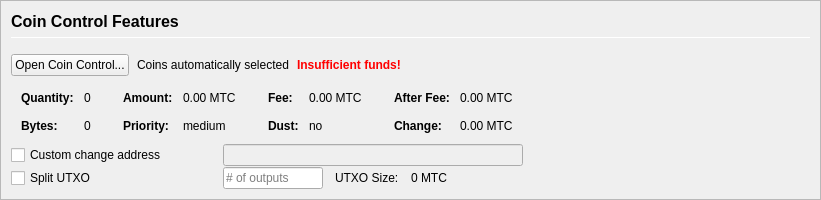
         <widget class="QFrame" name="frameCoinControl">
          <property name="sizePolicy">
           <sizepolicy hsizetype="Expanding" vsizetype="Expanding">
            <horstretch>0</horstretch>
            <verstretch>0</verstretch>
           </sizepolicy>
          </property>
          <property name="maximumSize">
           <size>
            <width>16777215</width>
            <height>16777215</height>
           </size>
          </property>
          <property name="frameShape">
           <enum>QFrame::StyledPanel</enum>
          </property>
          <property name="frameShadow">
           <enum>QFrame::Sunken</enum>
          </property>
          <layout class="QVBoxLayout" name="verticalLayoutCoinControl2">
           <property name="spacing">
            <number>0</number>
           </property>
           <property name="leftMargin">
            <number>0</number>
           </property>
           <property name="topMargin">
            <number>0</number>
           </property>
           <property name="rightMargin">
            <number>0</number>
           </property>
           <property name="bottomMargin">
            <number>0</number>
           </property>
           <item>
            <widget class="QFrame" name="frameCoinControl_BG">
             <layout class="QVBoxLayout" name="verticalLayoutCoinControl" stretch="0,0,0,0,0,0">
              <property name="spacing">
               <number>1</number>
              </property>
              <property name="leftMargin">
               <number>10</number>
              </property>
              <property name="topMargin">
               <number>10</number>
              </property>
              <item>
               <layout class="QHBoxLayout" name="horizontalLayoutCoinControl1">
                <property name="bottomMargin">
                 <number>15</number>
                </property>
                <item>
                 <layout class="QVBoxLayout" name="verticalLayout_3">
                  <property name="spacing">
                   <number>6</number>
                  </property>
                  <item>
                   <widget class="QLabel" name="labelCoinControlFeatures">
                    <property name="sizePolicy">
                     <sizepolicy hsizetype="Preferred" vsizetype="Maximum">
                      <horstretch>0</horstretch>
                      <verstretch>0</verstretch>
                     </sizepolicy>
                    </property>
                    <property name="minimumSize">
                     <size>
                      <width>0</width>
                      <height>20</height>
                     </size>
                    </property>
                    <property name="font">
                     <font>
                      <pointsize>12</pointsize>
                      <weight>75</weight>
                      <bold>true</bold>
                     </font>
                    </property>
                    <property name="styleSheet">
                     <string notr="true">font-weight:bold;</string>
                    </property>
                    <property name="text">
                     <string>Coin Control Features</string>
                    </property>
                   </widget>
                  </item>
                  <item>
                   <widget class="Line" name="line">
                    <property name="minimumSize">
                     <size>
                      <width>0</width>
                      <height>1</height>
                     </size>
                    </property>
                    <property name="maximumSize">
                     <size>
                      <width>16777215</width>
                      <height>1</height>
                     </size>
                    </property>
                    <property name="orientation">
                     <enum>Qt::Horizontal</enum>
                    </property>
                   </widget>
                  </item>
                 </layout>
                </item>
               </layout>
              </item>
              <item>
               <layout class="QHBoxLayout" name="horizontalLayoutCoinControl2" stretch="0,0,0,0">
                <property name="spacing">
                 <number>8</number>
                </property>
                <property name="bottomMargin">
                 <number>10</number>
                </property>
                <item>
                 <widget class="QPushButton" name="pushButtonCoinControl">
                  <property name="styleSheet">
                   <string notr="true"/>
                  </property>
                  <property name="text">
                   <string>Open Coin Control...</string>
                  </property>
                  <property name="autoDefault">
                   <bool>false</bool>
                  </property>
                 </widget>
                </item>
                <item>
                 <widget class="QLabel" name="labelCoinControlAutomaticallySelected">
                  <property name="text">
                   <string>Coins automatically selected</string>
                  </property>
                  <property name="margin">
                   <number>5</number>
                  </property>
                 </widget>
                </item>
                <item>
                 <widget class="QLabel" name="labelCoinControlInsuffFunds">
                  <property name="font">
                   <font>
                    <weight>75</weight>
                    <bold>true</bold>
                   </font>
                  </property>
                  <property name="styleSheet">
                   <string notr="true">color:red;font-weight:bold;</string>
                  </property>
                  <property name="text">
                   <string>Insufficient funds!</string>
                  </property>
                  <property name="margin">
                   <number>5</number>
                  </property>
                 </widget>
                </item>
                <item>
                 <spacer name="horizontalSpacerCoinControl">
                  <property name="orientation">
                   <enum>Qt::Horizontal</enum>
                  </property>
                  <property name="sizeHint" stdset="0">
                   <size>
                    <width>40</width>
                    <height>1</height>
                   </size>
                  </property>
                 </spacer>
                </item>
               </layout>
              </item>
              <item>
               <widget class="QWidget" name="widgetCoinControl" native="true">
                <property name="sizePolicy">
                 <sizepolicy hsizetype="Preferred" vsizetype="Preferred">
                  <horstretch>0</horstretch>
                  <verstretch>0</verstretch>
                 </sizepolicy>
                </property>
                <property name="minimumSize">
                 <size>
                  <width>0</width>
                  <height>0</height>
                 </size>
                </property>
                <property name="styleSheet">
                 <string notr="true"/>
                </property>
                <layout class="QHBoxLayout" name="horizontalLayoutCoinControl5">
                 <property name="leftMargin">
                  <number>0</number>
                 </property>
                 <property name="topMargin">
                  <number>0</number>
                 </property>
                 <property name="rightMargin">
                  <number>0</number>
                 </property>
                 <property name="bottomMargin">
                  <number>0</number>
                 </property>
                 <item>
                  <layout class="QHBoxLayout" name="horizontalLayoutCoinControl3" stretch="0,0,0,1">
                   <property name="spacing">
                    <number>20</number>
                   </property>
                   <property name="topMargin">
                    <number>0</number>
                   </property>
                   <property name="bottomMargin">
                    <number>10</number>
                   </property>
                   <item>
                    <layout class="QFormLayout" name="formLayoutCoinControl1">
                     <property name="horizontalSpacing">
                      <number>10</number>
                     </property>
                     <property name="verticalSpacing">
                      <number>14</number>
                     </property>
                     <property name="leftMargin">
                      <number>10</number>
                     </property>
                     <property name="topMargin">
                      <number>4</number>
                     </property>
                     <property name="rightMargin">
                      <number>6</number>
                     </property>
                     <item row="0" column="0">
                      <widget class="QLabel" name="labelCoinControlQuantityText">
                       <property name="font">
                        <font>
                         <weight>75</weight>
                         <bold>true</bold>
                        </font>
                       </property>
                       <property name="text">
                        <string>Quantity:</string>
                       </property>
                       <property name="margin">
                        <number>0</number>
                       </property>
                      </widget>
                     </item>
                     <item row="0" column="1">
                      <widget class="QLabel" name="labelCoinControlQuantity">
                       <property name="cursor">
                        <cursorShape>IBeamCursor</cursorShape>
                       </property>
                       <property name="contextMenuPolicy">
                        <enum>Qt::ActionsContextMenu</enum>
                       </property>
                       <property name="text">
                        <string notr="true">0</string>
                       </property>
                       <property name="margin">
                        <number>0</number>
                       </property>
                       <property name="textInteractionFlags">
                        <set>Qt::LinksAccessibleByMouse|Qt::TextSelectableByKeyboard|Qt::TextSelectableByMouse</set>
                       </property>
                      </widget>
                     </item>
                     <item row="1" column="0">
                      <widget class="QLabel" name="labelCoinControlBytesText">
                       <property name="font">
                        <font>
                         <weight>75</weight>
                         <bold>true</bold>
                        </font>
                       </property>
                       <property name="text">
                        <string>Bytes:</string>
                       </property>
                      </widget>
                     </item>
                     <item row="1" column="1">
                      <widget class="QLabel" name="labelCoinControlBytes">
                       <property name="cursor">
                        <cursorShape>IBeamCursor</cursorShape>
                       </property>
                       <property name="contextMenuPolicy">
                        <enum>Qt::ActionsContextMenu</enum>
                       </property>
                       <property name="text">
                        <string notr="true">0</string>
                       </property>
                       <property name="textInteractionFlags">
                        <set>Qt::LinksAccessibleByMouse|Qt::TextSelectableByKeyboard|Qt::TextSelectableByMouse</set>
                       </property>
                      </widget>
                     </item>
                    </layout>
                   </item>
                   <item>
                    <layout class="QFormLayout" name="formLayoutCoinControl2">
                     <property name="horizontalSpacing">
                      <number>10</number>
                     </property>
                     <property name="verticalSpacing">
                      <number>14</number>
                     </property>
                     <property name="leftMargin">
                      <number>6</number>
                     </property>
                     <property name="topMargin">
                      <number>4</number>
                     </property>
                     <property name="rightMargin">
                      <number>6</number>
                     </property>
                     <item row="0" column="0">
                      <widget class="QLabel" name="labelCoinControlAmountText">
                       <property name="font">
                        <font>
                         <weight>75</weight>
                         <bold>true</bold>
                        </font>
                       </property>
                       <property name="text">
                        <string>Amount:</string>
                       </property>
                       <property name="margin">
                        <number>0</number>
                       </property>
                      </widget>
                     </item>
                     <item row="0" column="1">
                      <widget class="QLabel" name="labelCoinControlAmount">
                       <property name="cursor">
                        <cursorShape>IBeamCursor</cursorShape>
                       </property>
                       <property name="contextMenuPolicy">
                        <enum>Qt::ActionsContextMenu</enum>
                       </property>
                       <property name="text">
                        <string notr="true">0.00 MTC</string>
                       </property>
                       <property name="textInteractionFlags">
                        <set>Qt::LinksAccessibleByMouse|Qt::TextSelectableByKeyboard|Qt::TextSelectableByMouse</set>
                       </property>
                      </widget>
                     </item>
                     <item row="1" column="0">
                      <widget class="QLabel" name="labelCoinControlPriorityText">
                       <property name="font">
                        <font>
                         <weight>75</weight>
                         <bold>true</bold>
                        </font>
                       </property>
                       <property name="text">
                        <string>Priority:</string>
                       </property>
                      </widget>
                     </item>
                     <item row="1" column="1">
                      <widget class="QLabel" name="labelCoinControlPriority">
                       <property name="cursor">
                        <cursorShape>IBeamCursor</cursorShape>
                       </property>
                       <property name="contextMenuPolicy">
                        <enum>Qt::ActionsContextMenu</enum>
                       </property>
                       <property name="text">
                        <string>medium</string>
                       </property>
                       <property name="textInteractionFlags">
                        <set>Qt::LinksAccessibleByMouse|Qt::TextSelectableByKeyboard|Qt::TextSelectableByMouse</set>
                       </property>
                      </widget>
                     </item>
                    </layout>
                   </item>
                   <item>
                    <layout class="QFormLayout" name="formLayoutCoinControl3">
                     <property name="horizontalSpacing">
                      <number>10</number>
                     </property>
                     <property name="verticalSpacing">
                      <number>14</number>
                     </property>
                     <property name="leftMargin">
                      <number>6</number>
                     </property>
                     <property name="topMargin">
                      <number>4</number>
                     </property>
                     <property name="rightMargin">
                      <number>6</number>
                     </property>
                     <item row="0" column="0">
                      <widget class="QLabel" name="labelCoinControlFeeText">
                       <property name="font">
                        <font>
                         <weight>75</weight>
                         <bold>true</bold>
                        </font>
                       </property>
                       <property name="text">
                        <string>Fee:</string>
                       </property>
                       <property name="margin">
                        <number>0</number>
                       </property>
                      </widget>
                     </item>
                     <item row="0" column="1">
                      <widget class="QLabel" name="labelCoinControlFee">
                       <property name="cursor">
                        <cursorShape>IBeamCursor</cursorShape>
                       </property>
                       <property name="contextMenuPolicy">
                        <enum>Qt::ActionsContextMenu</enum>
                       </property>
                       <property name="text">
                        <string notr="true">0.00 MTC</string>
                       </property>
                       <property name="textInteractionFlags">
                        <set>Qt::LinksAccessibleByMouse|Qt::TextSelectableByKeyboard|Qt::TextSelectableByMouse</set>
                       </property>
                      </widget>
                     </item>
                     <item row="1" column="0">
                      <widget class="QLabel" name="labelCoinControlLowOutputText">
                       <property name="font">
                        <font>
                         <weight>75</weight>
                         <bold>true</bold>
                        </font>
                       </property>
                       <property name="text">
                        <string>Dust:</string>
                       </property>
                      </widget>
                     </item>
                     <item row="1" column="1">
                      <widget class="QLabel" name="labelCoinControlLowOutput">
                       <property name="cursor">
                        <cursorShape>IBeamCursor</cursorShape>
                       </property>
                       <property name="contextMenuPolicy">
                        <enum>Qt::ActionsContextMenu</enum>
                       </property>
                       <property name="text">
                        <string>no</string>
                       </property>
                       <property name="textInteractionFlags">
                        <set>Qt::LinksAccessibleByMouse|Qt::TextSelectableByKeyboard|Qt::TextSelectableByMouse</set>
                       </property>
                      </widget>
                     </item>
                    </layout>
                   </item>
                   <item>
                    <layout class="QFormLayout" name="formLayoutCoinControl4">
                     <property name="horizontalSpacing">
                      <number>10</number>
                     </property>
                     <property name="verticalSpacing">
                      <number>14</number>
                     </property>
                     <property name="leftMargin">
                      <number>6</number>
                     </property>
                     <property name="topMargin">
                      <number>4</number>
                     </property>
                     <property name="rightMargin">
                      <number>6</number>
                     </property>
                     <item row="0" column="0">
                      <widget class="QLabel" name="labelCoinControlAfterFeeText">
                       <property name="font">
                        <font>
                         <weight>75</weight>
                         <bold>true</bold>
                        </font>
                       </property>
                       <property name="text">
                        <string>After Fee:</string>
                       </property>
                       <property name="margin">
                        <number>0</number>
                       </property>
                      </widget>
                     </item>
                     <item row="0" column="1">
                      <widget class="QLabel" name="labelCoinControlAfterFee">
                       <property name="cursor">
                        <cursorShape>IBeamCursor</cursorShape>
                       </property>
                       <property name="contextMenuPolicy">
                        <enum>Qt::ActionsContextMenu</enum>
                       </property>
                       <property name="text">
                        <string notr="true">0.00 MTC</string>
                       </property>
                       <property name="textInteractionFlags">
                        <set>Qt::LinksAccessibleByMouse|Qt::TextSelectableByKeyboard|Qt::TextSelectableByMouse</set>
                       </property>
                      </widget>
                     </item>
                     <item row="1" column="0">
                      <widget class="QLabel" name="labelCoinControlChangeText">
                       <property name="font">
                        <font>
                         <weight>75</weight>
                         <bold>true</bold>
                        </font>
                       </property>
                       <property name="text">
                        <string>Change:</string>
                       </property>
                      </widget>
                     </item>
                     <item row="1" column="1">
                      <widget class="QLabel" name="labelCoinControlChange">
                       <property name="cursor">
                        <cursorShape>IBeamCursor</cursorShape>
                       </property>
                       <property name="contextMenuPolicy">
                        <enum>Qt::ActionsContextMenu</enum>
                       </property>
                       <property name="text">
                        <string notr="true">0.00 MTC</string>
                       </property>
                       <property name="textInteractionFlags">
                        <set>Qt::LinksAccessibleByMouse|Qt::TextSelectableByKeyboard|Qt::TextSelectableByMouse</set>
                       </property>
                      </widget>
                     </item>
                    </layout>
                   </item>
                  </layout>
                 </item>
                </layout>
               </widget>
              </item>
              <item>
               <layout class="QHBoxLayout" name="horizontalLayoutCoinControl4">
                <property name="spacing">
                 <number>12</number>
                </property>
                <property name="sizeConstraint">
                 <enum>QLayout::SetDefaultConstraint</enum>
                </property>
                <property name="topMargin">
                 <number>0</number>
                </property>
                <property name="rightMargin">
                 <number>0</number>
                </property>
                <item>
                 <widget class="QCheckBox" name="checkBoxCoinControlChange">
                  <property name="sizePolicy">
                   <sizepolicy hsizetype="Preferred" vsizetype="Preferred">
                    <horstretch>0</horstretch>
                    <verstretch>0</verstretch>
                   </sizepolicy>
                  </property>
                  <property name="minimumSize">
                   <size>
                    <width>200</width>
                    <height>0</height>
                   </size>
                  </property>
                  <property name="maximumSize">
                   <size>
                    <width>200</width>
                    <height>16777215</height>
                   </size>
                  </property>
                  <property name="toolTip">
                   <string>If this is activated, but the change address is empty or invalid, change will be sent to a newly generated address.</string>
                  </property>
                  <property name="text">
                   <string>Custom change address</string>
                  </property>
                 </widget>
                </item>
                <item>
                 <widget class="QValidatedLineEdit" name="lineEditCoinControlChange">
                  <property name="enabled">
                   <bool>false</bool>
                  </property>
                  <property name="sizePolicy">
                   <sizepolicy hsizetype="Preferred" vsizetype="Preferred">
                    <horstretch>0</horstretch>
                    <verstretch>0</verstretch>
                   </sizepolicy>
                  </property>
                  <property name="minimumSize">
                   <size>
                    <width>300</width>
                    <height>0</height>
                   </size>
                  </property>
                 </widget>
                </item>
                <item>
                 <widget class="QLabel" name="labelCoinControlChangeLabel">
                  <property name="sizePolicy">
                   <sizepolicy hsizetype="Preferred" vsizetype="Preferred">
                    <horstretch>0</horstretch>
                    <verstretch>0</verstretch>
                   </sizepolicy>
                  </property>
                  <property name="minimumSize">
                   <size>
                    <width>100</width>
                    <height>0</height>
                   </size>
                  </property>
                  <property name="text">
                   <string/>
                  </property>
                  <property name="margin">
                   <number>3</number>
                  </property>
                 </widget>
                </item>
               </layout>
              </item>
              <item>
               <layout class="QHBoxLayout" name="horizontalLayoutCoinControl6">
                <property name="spacing">
                 <number>12</number>
                </property>
                <property name="rightMargin">
                 <number>0</number>
                </property>
                <item>
                 <widget class="QCheckBox" name="splitBlockCheckBox">
                  <property name="sizePolicy">
                   <sizepolicy hsizetype="Preferred" vsizetype="Preferred">
                    <horstretch>0</horstretch>
                    <verstretch>0</verstretch>
                   </sizepolicy>
                  </property>
                  <property name="minimumSize">
                   <size>
                    <width>200</width>
                    <height>0</height>
                   </size>
                  </property>
                  <property name="maximumSize">
                   <size>
                    <width>200</width>
                    <height>16777215</height>
                   </size>
                  </property>
                  <property name="text">
                   <string>Split UTXO</string>
                  </property>
                 </widget>
                </item>
                <item>
                 <widget class="QLineEdit" name="splitBlockLineEdit">
                  <property name="sizePolicy">
                   <sizepolicy hsizetype="Preferred" vsizetype="Preferred">
                    <horstretch>50</horstretch>
                    <verstretch>0</verstretch>
                   </sizepolicy>
                  </property>
                  <property name="minimumSize">
                   <size>
                    <width>100</width>
                    <height>0</height>
                   </size>
                  </property>
                  <property name="maximumSize">
                   <size>
                    <width>100</width>
                    <height>16777215</height>
                   </size>
                  </property>
                  <property name="placeholderText">
                   <string># of outputs</string>
                  </property>
                 </widget>
                </item>
                <item>
                 <widget class="QLabel" name="labelBlockSizeText">
                  <property name="text">
                   <string>UTXO Size:</string>
                  </property>
                 </widget>
                </item>
                <item>
                 <widget class="QLabel" name="labelBlockSize">
                  <property name="text">
                   <string>0 MTC</string>
                  </property>
                 </widget>
                </item>
                <item>
                 <spacer name="horizontalSpacer_7">
                  <property name="orientation">
                   <enum>Qt::Horizontal</enum>
                  </property>
                  <property name="sizeHint" stdset="0">
                   <size>
                    <width>40</width>
                    <height>20</height>
                   </size>
                  </property>
                 </spacer>
                </item>
               </layout>
              </item>
              <item>
               <spacer name="verticalSpacerCoinControl">
                <property name="orientation">
                 <enum>Qt::Vertical</enum>
                </property>
                <property name="sizeHint" stdset="0">
                 <size>
                  <width>800</width>
                  <height>1</height>
                 </size>
                </property>
               </spacer>
              </item>
             </layout>
            </widget>
           </item>
          </layout>
         </widget>
